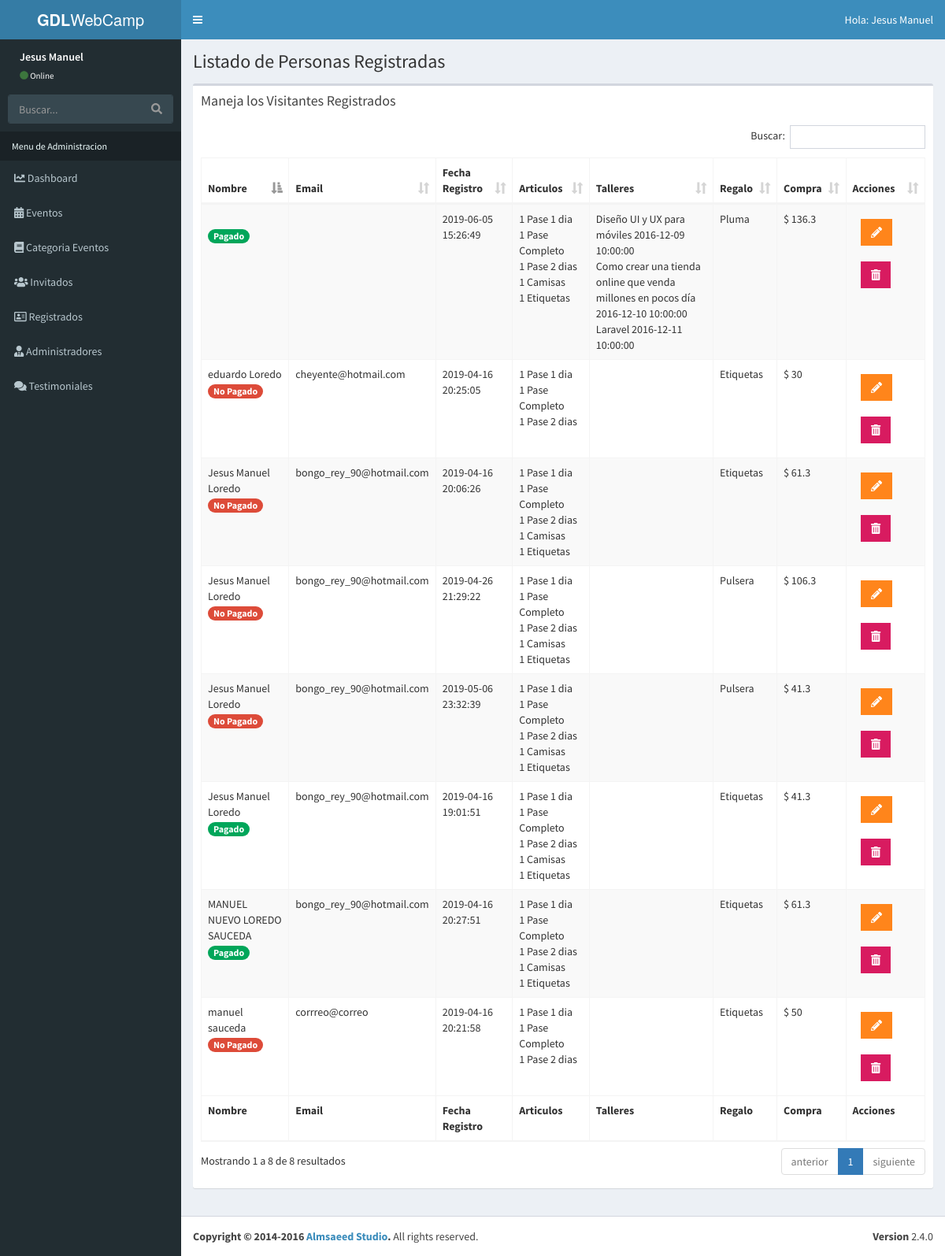
Screenshot of /admin/lista-registrados.php (signed in) with the database file from the repository.
### tables this page shows
CREATE TABLE `registrados` (
  `ID_Registrado` bigint(20) UNSIGNED NOT NULL,
  `nombre_registrado` varchar(50) NOT NULL,
  `apellido_registrado` varchar(50) NOT NULL,
  `email_registrado` varchar(100) NOT NULL,
  `fecha_registro` datetime NOT NULL,
  `pases_articulos` longtext NOT NULL,
  `talleres_registrados` longtext NOT NULL,
  `regalo` int(11) NOT NULL,
  `total_pagado` varchar(50) NOT NULL,
  `pagado` int(10) NOT NULL
);

CREATE TABLE `regalos` (
  `ID_regalo` int(11) NOT NULL,
  `nombre_regalo` varchar(50) NOT NULL
);

CREATE TABLE `eventos` (
  `evento_id` tinyint(10) NOT NULL,
  `nombre_evento` varchar(60) NOT NULL,
  `fecha_evento` date NOT NULL,
  `hora_evento` time NOT NULL,
  `id_cat_evento` tinyint(10) NOT NULL,
  `id_inv` tinyint(4) NOT NULL,
  `clave` varchar(10) NOT NULL,
  `editado` datetime NOT NULL
);

### admin/lista-registrados.php (the view, shortened to what this page needs)
<?php
      include_once 'funciones/funciones.php';
      include_once 'templates/header.php';
      include_once 'templates/barra.php';
      include_once 'templates/navegacion.php';
?>
  <div class="content-wrapper">
    <section class="content-header">
        <h1>
        Listado de Personas Registradas
        </h1>
    </section>
     <section class="content">
      <div class="row">
        <div class="col-xs-12">
          <div class="box">
            <div class="box-header">
              <h3 class="box-title">Maneja los Visitantes Registrados</h3>
            </div>
            <div class="box-body">
              <table id="registros" class="table table-bordered table-striped">
                <thead>
                <tr>
                  <th>Nombre</th>
                  <th>Email</th>
                  <th>Fecha Registro</th>
                  <th>Articulos</th>
                  <th>Talleres</th>
                  <th>Regalo</th>
                  <th>Compra</th>
                  <th>Acciones</th>
                </tr>
                </thead>
                <tbody>
                <?php
                try {
                  $sql= "SELECT registrados.*, regalos.nombre_regalo FROM registrados ";
                  $sql .= " JOIN regalos ";
                  $sql .= " ON registrados.regalo = regalos.ID_regalo ";
                  $resultado = $conn->query($sql);
                } catch (Exception $e) {
                  $error = $e->getMessage();
                  echo $error;
                }
               while( $registrados = $resultado->fetch_assoc() ) {?>
                        <tr>
                            <td><?php echo $registrados['nombre_registrado'] . " " . $registrados['apellido_registrado'];
                            echo "<br>";
                            $pagado = $registrados['pagado'];
                            if($pagado){
                                echo '<span class="badge bg-green"> Pagado </span>';
                            }else {
                                echo '<span class="badge bg-red"> No Pagado </span>';
                            }
                            ?>
                            </td>
                            <td><?php echo $registrados['email_registrado']; ?></td>
                            <td><?php echo $registrados['fecha_registro']; ?></td>
                            <td><?php
                             $articulos = json_decode($registrados['pases_articulos'], true);
                             $arreglo_articulos = array(
                                'un_dia' => 'Pase 1 dia',
                                'pase_2dias' => 'Pase 2 dias',
                                'pase_completo' => 'Pase Completo',
                                'camisas' => 'Camisas',
                                'etiquetas' => 'Etiquetas'
                            );
                            foreach ($articulos as $llave => $articulo){
                              if( is_array($articulo) && array_key_exists('cantidad', $articulo) ) {
                                echo $articulo['cantidad'] . " " . $arreglo_articulos[$llave]. "<br>";
                              } else
                              echo $articulo . " " . $arreglo_articulos[$llave]. "<br>";
                            }
                            ?>
                            </td>
                            <td><?php
                           $eventos_resultado = $registrados['talleres_registrados'];
                            $talleres = json_decode($eventos_resultado, true);
                            $talleres = implode("', '", $talleres['eventos']);
                            $sql_talleres = "SELECT nombre_evento, fecha_evento, hora_evento FROM eventos WHERE evento_id IN ('$talleres') ";
                            $resultado_talleres = $conn->query($sql_talleres);
                            while( $eventos = $resultado_talleres->fetch_assoc()) {
                                echo $eventos['nombre_evento'] . " " . $eventos['fecha_evento'] . " " . $eventos['hora_evento'] . "<br>";
                            }
                            ?>
                            </td>
                            <td><?php echo $registrados['nombre_regalo']; ?></td>
                            <td>$ <?php echo (float) $registrados['total_pagado']; ?></td>
                            <td>
                            <a href="editar-registro.php?id=<?php echo $registrados['ID_Registrado']; ?>" class="btn bg-orange btn-flat margin"><i class="fas fa-pencil-alt"></i>
                            </a>
                            <a href="#" data-id="<?php echo $registrados['ID_Registrado']; ?>" data-tipo="registrado" class="btn bg-maroon btn-flat margin barrar_registro">
                            <i class="fas fa-trash-alt"></i></a>
                          </td>
                        </tr>
                  <?php } ?>
                </tbody>
                <tfoot>
                <tr>
                  <th>Nombre</th>
                  <th>Email</th>
                  <th>Fecha Registro</th>
                  <th>Articulos</th>
                  <th>Talleres</th>
                  <th>Regalo</th>
                  <th>Compra</th>
                  <th>Acciones</th>
                </tr>
                </tfoot>
              </table>
            </div>
          </div>
        </div>
      </div>
    </section>
  </div>
  <?php include_once 'templates/footer.php';
  ?>

### rows the page displays
registrados: nombre_registrado "Jesus Manuel", apellido_registrado "Loredo", shows "Pagado", email_registrado "bongo_rey_90@hotmail.com", fecha_registro "2019-04-16 19:01:51", pagado "1", llave "Pase 1 dia", llave "Pase Completo", llave "Pase 2 dias", llave "Camisas", llave "Etiquetas", regalo.nombre_regalo "Etiquetas", total_pagado "41.3"
registrados: nombre_registrado "Jesus Manuel", apellido_registrado "Loredo", pagado "No Pagado", email_registrado "bongo_rey_90@hotmail.com", fecha_registro "2019-04-16 20:06:26", llave "Pase 1 dia", llave "Pase Completo", llave "Pase 2 dias", llave "Camisas", llave "Etiquetas", regalo.nombre_regalo "Etiquetas", total_pagado "61.3"
registrados: nombre_registrado "manuel", apellido_registrado "sauceda", pagado "No Pagado", email_registrado "corrreo@correo", fecha_registro "2019-04-16 20:21:58", llave "Pase 1 dia", llave "Pase Completo", llave "Pase 2 dias", regalo.nombre_regalo "Etiquetas", total_pagado "50"
registrados: nombre_registrado "eduardo", apellido_registrado "Loredo", pagado "No Pagado", email_registrado "cheyente@hotmail.com", fecha_registro "2019-04-16 20:25:05", llave "Pase 1 dia", llave "Pase Completo", llave "Pase 2 dias", regalo.nombre_regalo "Etiquetas", total_pagado "30"
registrados: nombre_registrado "MANUEL NUEVO", apellido_registrado "LOREDO SAUCEDA", pagado "Pagado", email_registrado "bongo_rey_90@hotmail.com", fecha_registro "2019-04-16 20:27:51", pases_articulos "1", llave "Pase 1 dia", llave "Pase Completo", llave "Pase 2 dias", llave "Camisas", llave "Etiquetas", regalo.nombre_regalo "Etiquetas", total_pagado "61.3"
registrados: nombre_registrado "Jesus Manuel", apellido_registrado "Loredo", pagado "No Pagado", email_registrado "bongo_rey_90@hotmail.com", fecha_registro "2019-04-26 21:29:22", pases_articulos "1", llave "Pase 1 dia", llave "Pase Completo", llave "Pase 2 dias", llave "Camisas", llave "Etiquetas", regalo.nombre_regalo "Pulsera", total_pagado "106.3"
registrados: nombre_registrado "Jesus Manuel", apellido_registrado "Loredo", pagado "No Pagado", email_registrado "bongo_rey_90@hotmail.com", fecha_registro "2019-05-06 23:32:39", pases_articulos "1", llave "Pase 1 dia", llave "Pase Completo", llave "Pase 2 dias", llave "Camisas", llave "Etiquetas", regalo.nombre_regalo "Pulsera", total_pagado "41.3"
registrados: pagado "Pagado", fecha_registro "2019-06-05 15:26:49", cantidad "1", llave "Pase 1 dia", llave "Pase Completo", llave "Pase 2 dias", pases_articulos "1", llave "Camisas", llave "Etiquetas", regalo.nombre_regalo "Pluma", total_pagado "136.3"
eventos: nombre_evento "Diseño UI y UX para móviles", fecha_evento "2016-12-09", hora_evento "10:00:00"
eventos: nombre_evento "Como crear una tienda online que venda millones en pocos día", fecha_evento "2016-12-10", hora_evento "10:00:00"
eventos: nombre_evento "Laravel", fecha_evento "2016-12-11", hora_evento "10:00:00"

### other values shown
$_SESSION['nombre'] "Jesus Manuel"
